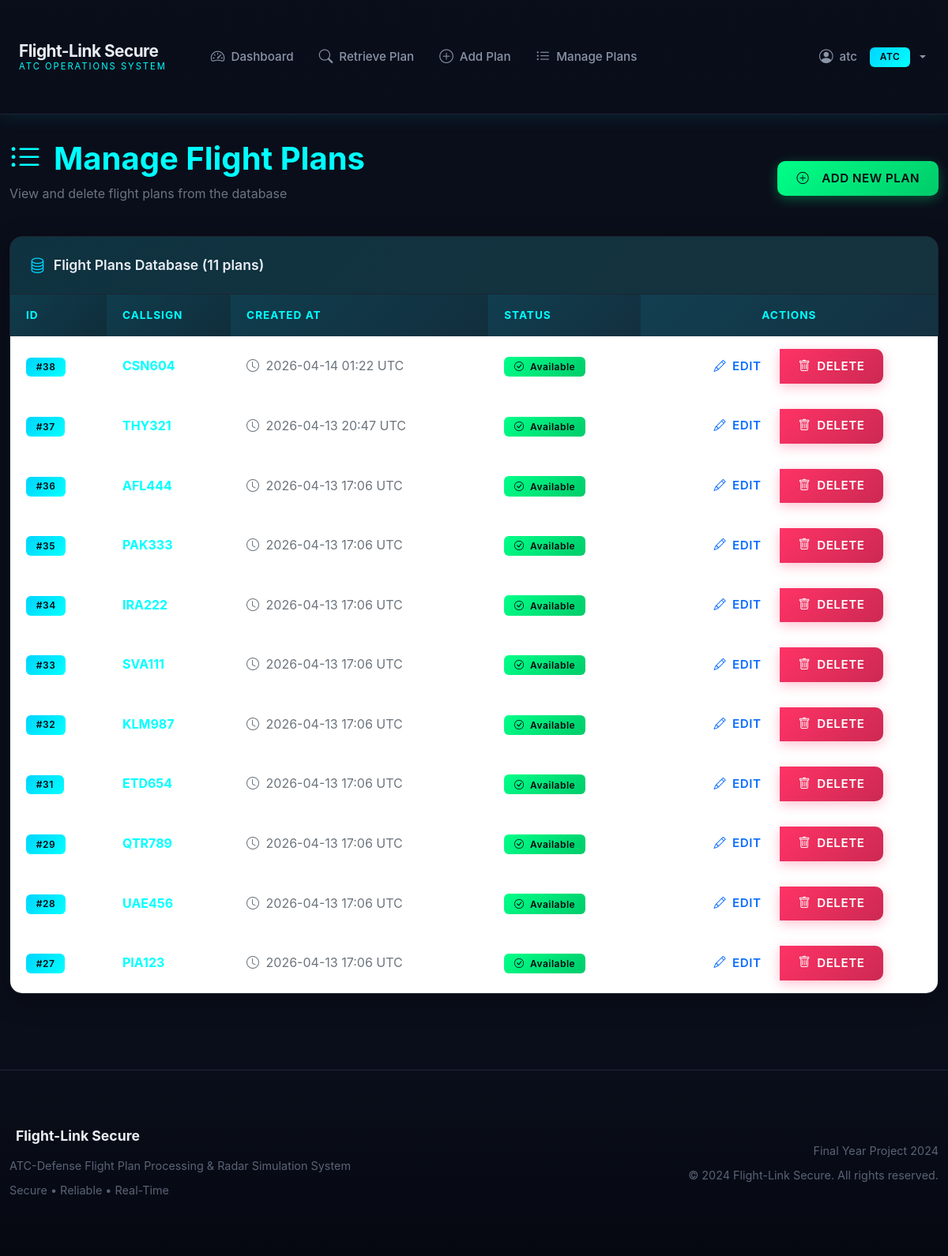
The page /atc/manage-flight-plans (signed in) on the database as committed earlier.
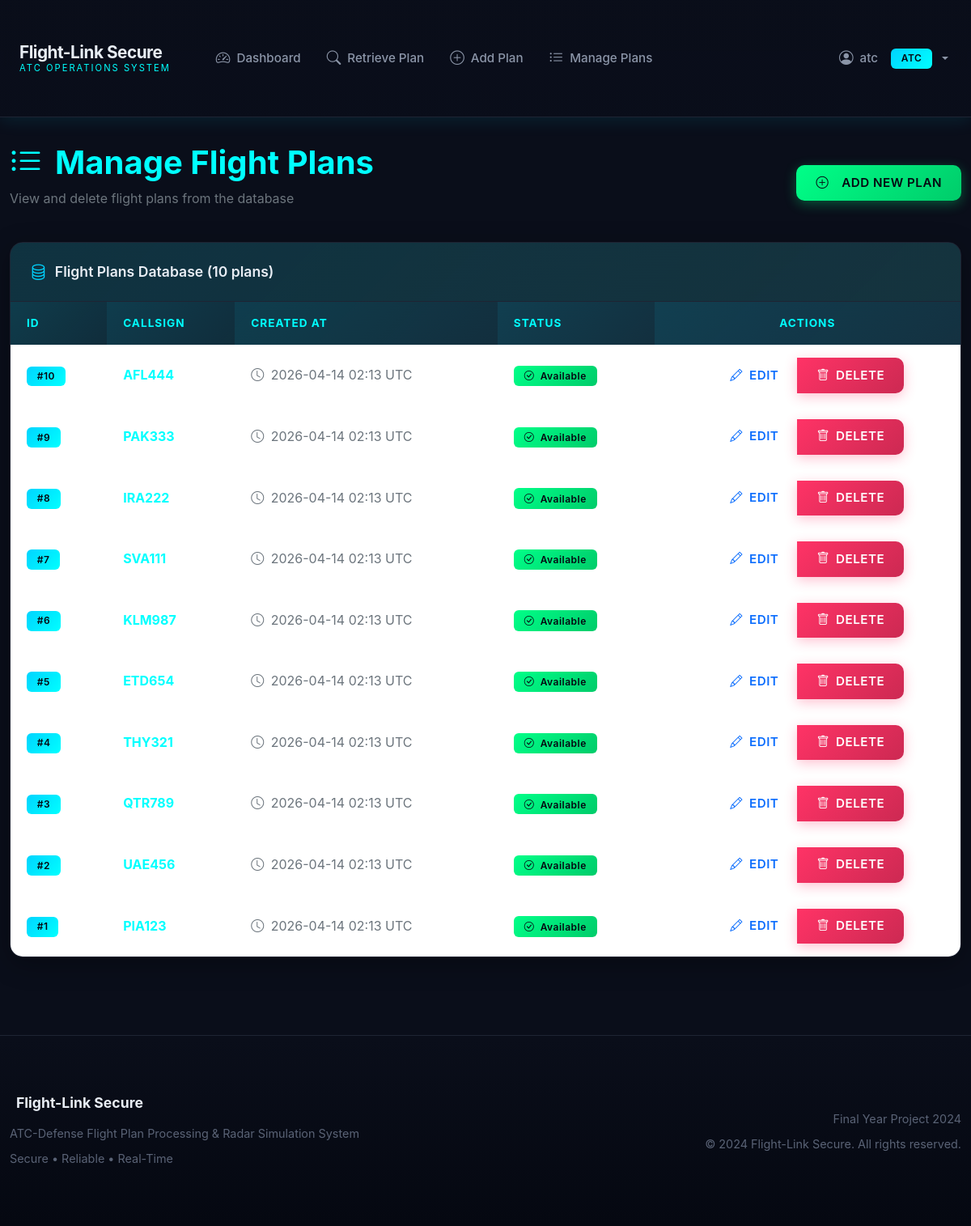
The same page on the database as committed later.
### app/models/__init__.py (models this page shows, shortened)
class FlightPlan(db.Model):
    __tablename__ = 'flight_plans'
    id = db.Column(db.Integer, primary_key=True)
    callsign = db.Column(db.String(20), unique=True, nullable=False, index=True)
    raw_flight_plan = db.Column(db.Text, nullable=False)
    created_at = db.Column(db.DateTime, default=datetime.utcnow)
    track_data = db.relationship('TrackData', backref='flight_plan', lazy=True, cascade='all, delete-orphan')

### app/routes/atc.py (the view)
@bp.route('/atc/manage-flight-plans')
@login_required
@atc_required
def atc_manage_flight_plans():
    ctx = atc_service.get_manage_flight_plans_context()
    return render_template('atc/manage_flight_plans.html', **ctx)

### app/models/__init__.py (called while the page is built)
    @property
    def is_authenticated(self):
        return True

    def is_admin(self):
        return self.role == 'admin'

    def is_atc(self):
        return self.role == 'atc'

### app/services/atc_service.py (called while the page is built)
def get_manage_flight_plans_context():
    flight_plans = FlightPlan.query.order_by(FlightPlan.created_at.desc()).all()
    plans_with_tracks = {}
    for plan in flight_plans:
        active_tracks = TrackData.query.filter_by(
            flight_plan_id=plan.id,
            status='active'
        ).count()
        plans_with_tracks[plan.id] = active_tracks > 0
    return {'flight_plans': flight_plans, 'plans_with_tracks': plans_with_tracks}

### templates/atc/manage_flight_plans.html (shortened to what the changed rows need)
{% extends "base.html" %}
{% block content %}
<div class="container-fluid">
    <div class="row mb-4">
        <div class="col-12">
            <div class="d-flex justify-content-between align-items-center">
                <div>
                    <h1 class="text-radar-cyan fw-bold">
                        <i class="bi bi-list-ul me-3"></i>Manage Flight Plans
                    </h1>
                </div>
            </div>
        </div>
    </div>
    {% if flight_plans %}
    <div class="row">
        <div class="col-12">
            <div class="card">
                <div class="card-header">
                    <i class="bi bi-database"></i>
                    Flight Plans Database ({{ flight_plans|length }} plans)
                </div>
                <div class="card-body p-0">
                    <div class="table-responsive">
                        <table class="table table-hover mb-0">
                            <thead>
                                <tr>
                                    <th>ID</th>
                                    <th>Callsign</th>
                                    <th>Created At</th>
                                    <th>Status</th>
                                    <th class="text-center">Actions</th>
                                </tr>
                            </thead>
                            <tbody>
                                {% for plan in flight_plans %}
                                <tr style="cursor: pointer;" onclick="openViewModal({{ plan.id }})" title="Click to view flight plan details">
                                    <td>
                                        <span class="badge badge-primary">#{{ plan.id }}</span>
                                    </td>
                                    <td>
                                        <strong class="text-radar-cyan">{{ plan.callsign }}</strong>
                                    </td>
                                    <td class="text-secondary">
                                        <i class="bi bi-clock me-1"></i>
                                        {{ plan.created_at.strftime('%Y-%m-%d %H:%M UTC') }}
                                    </td>
                                    <td>
                                        {% if plans_with_tracks.get(plan.id) %}
                                            <span class="badge badge-warning">
                                                <i class="bi bi-exclamation-triangle me-1"></i>
                                                Has Active Tracks
                                            </span>
                                        {% else %}
                                            <span class="badge badge-success">
                                                <i class="bi bi-check-circle me-1"></i>
                                                Available
                                            </span>
                                        {% endif %}
                                    </td>
                                    <td class="text-center" onclick="event.stopPropagation()">
                                        <div class="btn-group btn-group-sm" role="group">
                                            {% if plans_with_tracks.get(plan.id) %}
                                            <button type="button"
                                                    class="btn btn-outline-secondary"
                                                    disabled
                                                    title="Deactivate active tracks before editing the plan text">
                                                <i class="bi bi-pencil"></i>
                                                Edit
                                            </button>
                                            {% else %}
                                            <a href="{{ url_for('atc.atc_edit_flight_plan', plan_id=plan.id) }}"
                                               class="btn btn-outline-primary"
                                               title="Edit stored ICAO flight plan">
                                                <i class="bi bi-pencil"></i>
                                                Edit
                                            </a>
                                            {% endif %}
                                            {% if not plans_with_tracks.get(plan.id) %}
                                            <button type="button"
                                                    class="btn btn-danger"
                                                    data-bs-toggle="modal"
                                                    data-bs-target="#deleteModal{{ plan.id }}">
                                                <i class="bi bi-trash"></i>
                                                Delete
                                            </button>
                                            {% endif %}
                                        </div>
                                    </td>
                                </tr>
                                {% endfor %}
                            </tbody>
                        </table>
                    </div>
                </div>
            </div>
        </div>
    </div>
    {% endif %}
</div>
{% endblock %}

Rows that differ between the two databases and show on the page:
removed FlightPlan: id "38", callsign "CSN604", created_at "2026-04-14 01:22 UTC", shows "Available"
removed FlightPlan: id "37", callsign "THY321", created_at "2026-04-13 20:47 UTC", shows "Available"
removed FlightPlan: id "36", callsign "AFL444", created_at "2026-04-13 17:06 UTC", shows "Available"
removed FlightPlan: id "35", callsign "PAK333", created_at "2026-04-13 17:06 UTC", shows "Available"
removed FlightPlan: id "34", callsign "IRA222", created_at "2026-04-13 17:06 UTC", shows "Available"
removed FlightPlan: id "33", callsign "SVA111", created_at "2026-04-13 17:06 UTC", shows "Available"
removed FlightPlan: id "32", callsign "KLM987", created_at "2026-04-13 17:06 UTC", shows "Available"
removed FlightPlan: id "31", callsign "ETD654", created_at "2026-04-13 17:06 UTC", shows "Available"
removed FlightPlan: id "29", callsign "QTR789", created_at "2026-04-13 17:06 UTC", shows "Available"
removed FlightPlan: id "28", callsign "UAE456", created_at "2026-04-13 17:06 UTC", shows "Available"
removed FlightPlan: id "27", callsign "PIA123", created_at "2026-04-13 17:06 UTC", shows "Available"
added FlightPlan: id "10", callsign "AFL444", created_at "2026-04-14 02:13 UTC", shows "Available"
added FlightPlan: id "9", callsign "PAK333", created_at "2026-04-14 02:13 UTC", shows "Available"
added FlightPlan: id "8", callsign "IRA222", created_at "2026-04-14 02:13 UTC", shows "Available"
added FlightPlan: id "7", callsign "SVA111", created_at "2026-04-14 02:13 UTC", shows "Available"
added FlightPlan: id "6", callsign "KLM987", created_at "2026-04-14 02:13 UTC", shows "Available"
added FlightPlan: id "5", callsign "ETD654", created_at "2026-04-14 02:13 UTC", shows "Available"
added FlightPlan: id "4", callsign "THY321", created_at "2026-04-14 02:13 UTC", shows "Available"
added FlightPlan: id "3", callsign "QTR789", created_at "2026-04-14 02:13 UTC", shows "Available"
added FlightPlan: id "2", callsign "UAE456", created_at "2026-04-14 02:13 UTC", shows "Available"
added FlightPlan: id "1", callsign "PIA123", created_at "2026-04-14 02:13 UTC", shows "Available"
Other text that changed with them:
{{ flight_plans|length }}: "11" → "10"
